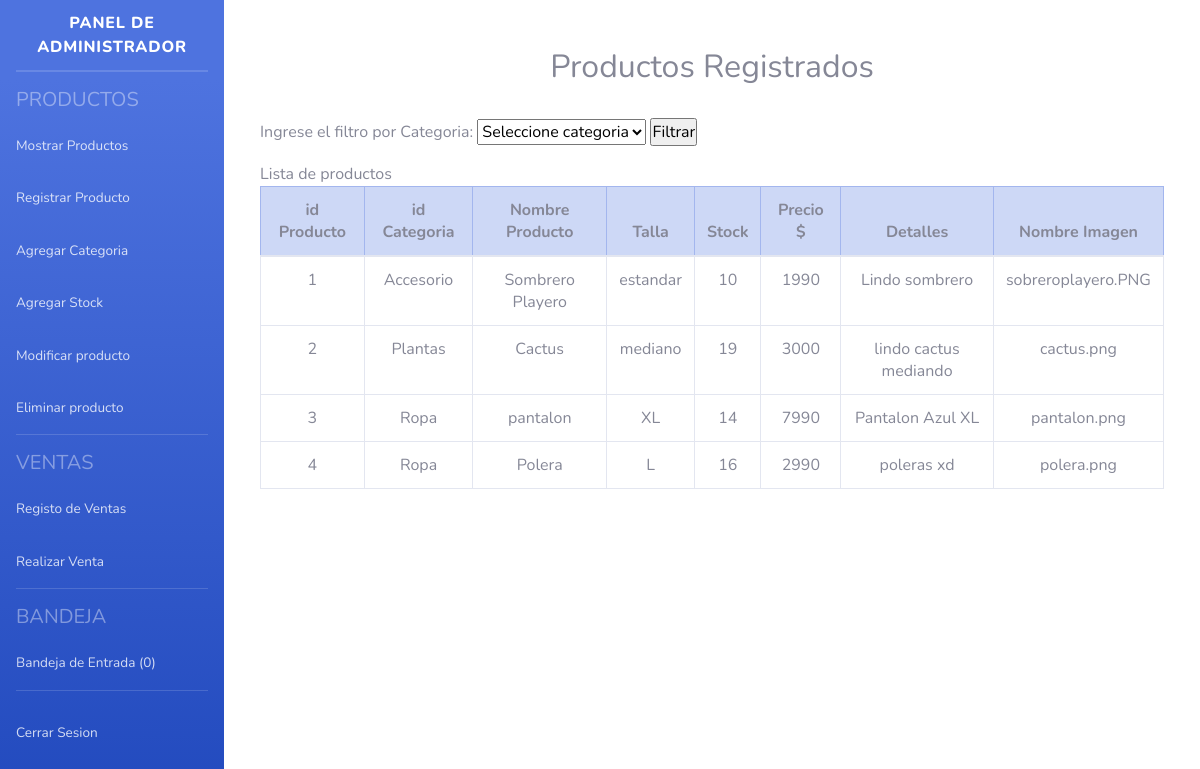
/latienditadececi/panel.php, run on an earlier commit of the app's database.
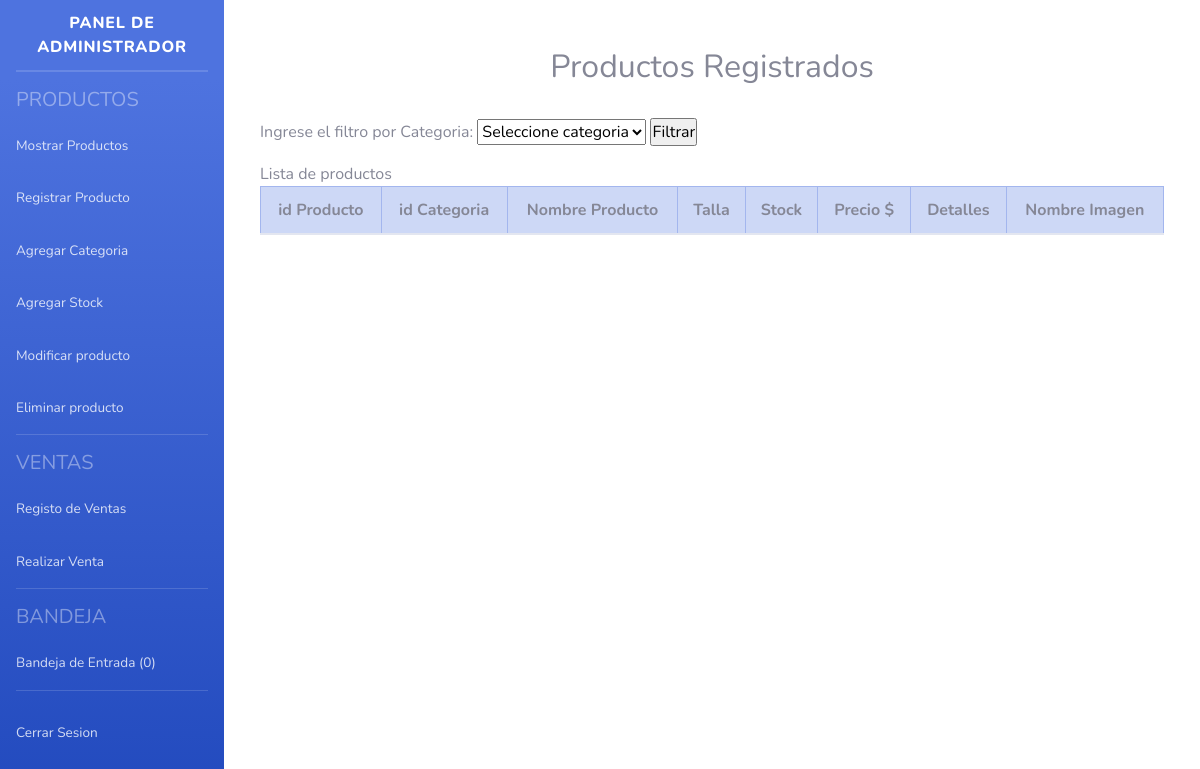
And on a later commit of the database.
### tables this page shows
CREATE TABLE `producto` (
  `id_producto` int(11) NOT NULL,
  `id_categoria1` int(11) NOT NULL,
  `nombre_producto` varchar(100) NOT NULL,
  `talla` varchar(10) DEFAULT NULL,
  `stock` int(11) NOT NULL,
  `precio` int(11) NOT NULL,
  `detalles` varchar(250) DEFAULT NULL,
  `nombre_imagen` varchar(100) NOT NULL
);

CREATE TABLE `categoria` (
  `id_categoria` int(11) NOT NULL,
  `nombre_categoria` varchar(100) NOT NULL,
  `imagen_categoria` varchar(100) NOT NULL
);

### latienditadececi/vistas/getprod.php (the view, shortened to what the changed rows need)
<html>
<body>
<?php
    include "conexion.php";
?>
<br> <br> <br>
<div class="container row">
    <div class="container col lg-12 md-12 mb-5">
        <br><br>
        <h2 class="text-center">Productos Registrados</h2><br>
        <?php
                if(isset($_POST["boton_filtrar"]))
                {
                    $categoria=$_POST["categoria"];
                    ?>
                    <caption>Lista de productos</caption>
                    <table class="container text-center table table-bordered">
                        <thead class="container table-primary">
                        <tr>
                                    <th>id Producto</th>
                                    <th>id Categoria</th>
                                    <th>Nombre Producto</th>
                                    <th>Talla</th>
                                    <th>Stock</th>
                                    <th>Precio $</th>
                                    <th>Detalles</th>
                                    <th>Nombre Imagen</th>
                                </tr>
                            </thead>
                            <tbody>
                                <?php
                                    $sql="SELECT * FROM producto WHERE id_categoria1='$categoria'";
                                    $result= mysqli_query($conexion,$sql);
                                    while($mostrar=mysqli_fetch_array($result))
                                    {
                                ?>
                                    <tr>
                                        <td><?php echo $mostrar['id_producto']?></td>
                                        <td><center><?php
                                            $categ=$mostrar['id_categoria1'];
                                            $cat="SELECT * FROM categoria WHERE id_categoria='$categ' ";
                                            $result_uni=mysqli_query($conexion,$cat);
                                            while($mostrar_uni=mysqli_fetch_array($result_uni))
                                            {
                                                echo $mostrar_uni['nombre_categoria'];
                                            }
                                        ?></center></td>
                                        <td><center><?php echo $mostrar['nombre_producto']?></center></td>
                                        <td><center><?php echo $mostrar['talla']?></center></td>
                                        <td><center><?php echo $mostrar['stock']?></center></td>
                                        <td><center><?php echo $mostrar['precio']?></center></td>
                                        <td><center><?php echo $mostrar['detalles']?></center></td>
                                        <td><center>
                                            <?php echo $mostrar['nombre_imagen']?>
                                        </center></td>
                                    </tr>
                                    <?php
                }
                                    ?>
                            </tbody>
                </table>
                <?php
    }
            else{
        ?>
        <caption>Lista de productos</caption>
        <table class="container text-center table table-bordered">
            <thead class="container table-primary">
                <tr>
                                    <th>id Producto</th>
                                    <th>id Categoria</th>
                                    <th>Nombre Producto</th>
                                    <th>Talla</th>
                                    <th>Stock</th>
                                    <th>Precio $</th>
                                    <th>Detalles</th>
                                    <th>Nombre Imagen</th>
                                </tr>
                            </thead>
                            <tbody>
                                <?php
                                    $sql="SELECT * FROM producto";
                                    $result= mysqli_query($conexion,$sql);
                                    while($mostrar=mysqli_fetch_array($result))
                                    {
                                ?>
                                    <tr>
                                        <td><?php echo $mostrar['id_producto']?></td>
                                        <td><center><?php
                                            $categ=$mostrar['id_categoria1'];
                                            $cat="SELECT * FROM categoria WHERE id_categoria='$categ' ";
                                            $result_uni=mysqli_query($conexion,$cat);
                                            while($mostrar_uni=mysqli_fetch_array($result_uni))
                                            {
                                                echo $mostrar_uni['nombre_categoria'];
                                            }
                                        ?></center></td>
                                        <td><center><?php echo $mostrar['nombre_producto']?></center></td>
                                        <td><center><?php echo $mostrar['talla']?></center></td>
                                        <td><center><?php echo $mostrar['stock']?></center></td>
                                        <td><center><?php echo $mostrar['precio']?></center></td>
                                        <td><center><?php echo $mostrar['detalles']?></center></td>
                                        <td><center>
                                            <?php echo $mostrar['nombre_imagen']?>
                                        </center></td>
                                    </tr>
                                    <?php
                                    }
                                }
                                    ?>
                            </tbody>
                        </table>

What changed in the data, as far as the page shows it:
removed producto: id_producto "1", nombre_producto "Sombrero Playero", talla "estandar", stock "10", precio "1990", detalles "Lindo sombrero", nombre_imagen "sobreroplayero.PNG"
no longer on this page (row edited): categoria: nombre_categoria "Accesorio", shown under "1"
removed producto: id_producto "2", nombre_producto "Cactus", talla "mediano", stock "19", precio "3000", detalles "lindo cactus mediando", nombre_imagen "cactus.png"
no longer on this page (row edited): categoria: nombre_categoria "Plantas", shown under "2"
removed producto: id_producto "3", nombre_producto "pantalon", talla "XL", stock "14", precio "7990", detalles "Pantalon Azul XL", nombre_imagen "pantalon.png"
no longer on this page (row edited): categoria: nombre_categoria "Ropa"
removed producto: id_producto "4", nombre_producto "Polera", talla "L", stock "16", precio "2990", detalles "poleras xd", nombre_imagen "polera.png"
